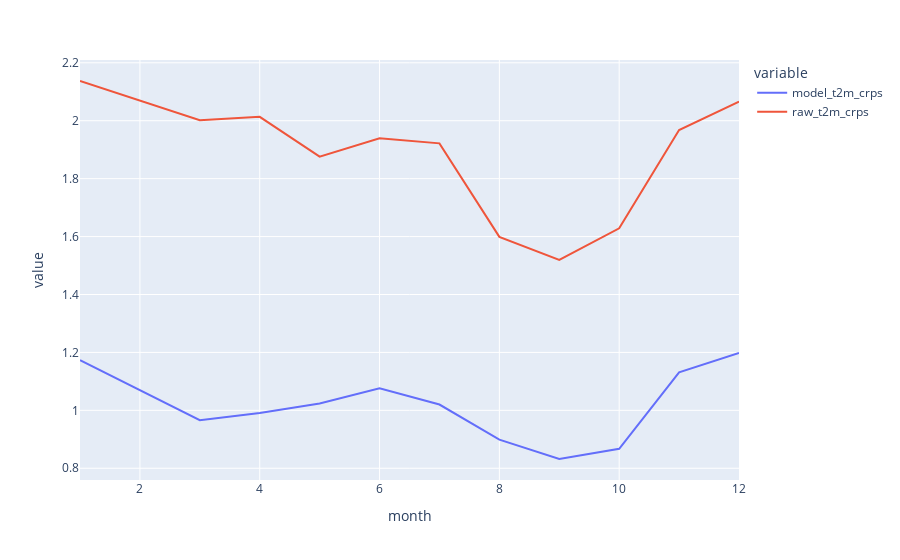

The notebook cell this image was saved under:
### Code cell
px.line(data_frame=by_month, x='month', y='value', color='variable')

### Figure 1 — Plotly figure (JSON) as saved in the notebook; plotly's stock layout.template omitted (floating-point values rounded to 4 significant figures)
{"data": [{"hovertemplate": "variable=model_t2m_crps<br>month=%{x}<br>value=%{y}<extra></extra>", "legendgroup": "model_t2m_crps", "line": {"color": "#636efa", "dash": "solid"}, "marker": {"symbol": "circle"}, "mode": "lines", "name": "model_t2m_crps", "orientation": "v", "showlegend": true, "type": "scatter", "x": [1, 3, 4, 5, 6, 7, 8, 9, 10, 11, 12], "xaxis": "x", "y": [1.173, 0.9659, 0.9908, 1.023, 1.076, 1.02, 0.8989, 0.832, 0.8672, 1.131, 1.198], "yaxis": "y"}, {"hovertemplate": "variable=raw_t2m_crps<br>month=%{x}<br>value=%{y}<extra></extra>", "legendgroup": "raw_t2m_crps", "line": {"color": "#EF553B", "dash": "solid"}, "marker": {"symbol": "circle"}, "mode": "lines", "name": "raw_t2m_crps", "orientation": "v", "showlegend": true, "type": "scatter", "x": [1, 3, 4, 5, 6, 7, 8, 9, 10, 11, 12], "xaxis": "x", "y": [2.137, 2.002, 2.013, 1.876, 1.939, 1.922, 1.599, 1.52, 1.628, 1.968, 2.066], "yaxis": "y"}], "layout": {"autosize": true, "legend": {"title": {"text": "variable"}, "tracegroupgap": 0}, "margin": {"t": 60}, "xaxis": {"anchor": "y", "autorange": true, "domain": [0, 1], "range": [1, 12], "title": {"text": "month"}, "type": "linear"}, "yaxis": {"anchor": "x", "autorange": true, "domain": [0, 1], "range": [0.7595, 2.21], "title": {"text": "value"}, "type": "linear"}}}
